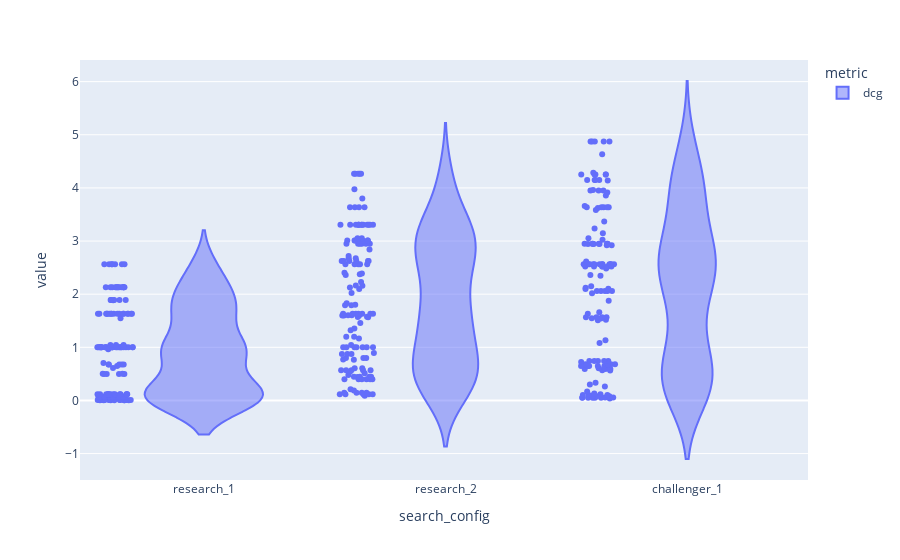

The notebook cell saved with this chart:
### Code cell
sel = df_metrics.search_config.isin(["research_1", "research_2", "challenger_1"])
sel = sel & (df_metrics.metric.isin(["dcg"]))
df = df_metrics[sel]
df = df[["value", "metric", "search_config", "query", "datetime"]]

fig = px.violin(df, y="value", x="search_config", points="all", color="metric", hover_data=df.columns)
fig

### Figure 1 — Plotly figure (JSON) as saved in the notebook; plotly's stock layout.template omitted (floating-point values rounded to 4 significant figures; data arrays with more than 128 entries replaced by an {"elided": "..."} marker saying what was removed)
{"data": [{"alignmentgroup": "True", "box": {"visible": false}, "customdata": {"elided": "420x3 str values"}, "hovertemplate": "metric=%{customdata[0]}<br>search_config=%{x}<br>value=%{y}<br>query=%{customdata[1]}<br>datetime=%{customdata[2]}<extra></extra>", "legendgroup": "dcg", "marker": {"color": "#636efa"}, "name": "dcg", "offsetgroup": "dcg", "orientation": "v", "points": "all", "scalegroup": "True", "showlegend": true, "type": "violin", "x": {"elided": "420 str values"}, "x0": " ", "xaxis": "x", "y": {"elided": "420 float values"}, "y0": " ", "yaxis": "y"}], "layout": {"legend": {"title": {"text": "metric"}, "tracegroupgap": 0}, "margin": {"t": 60}, "violinmode": "group", "xaxis": {"anchor": "y", "domain": [0, 1], "title": {"text": "search_config"}}, "yaxis": {"anchor": "x", "domain": [0, 1], "title": {"text": "value"}}}}
